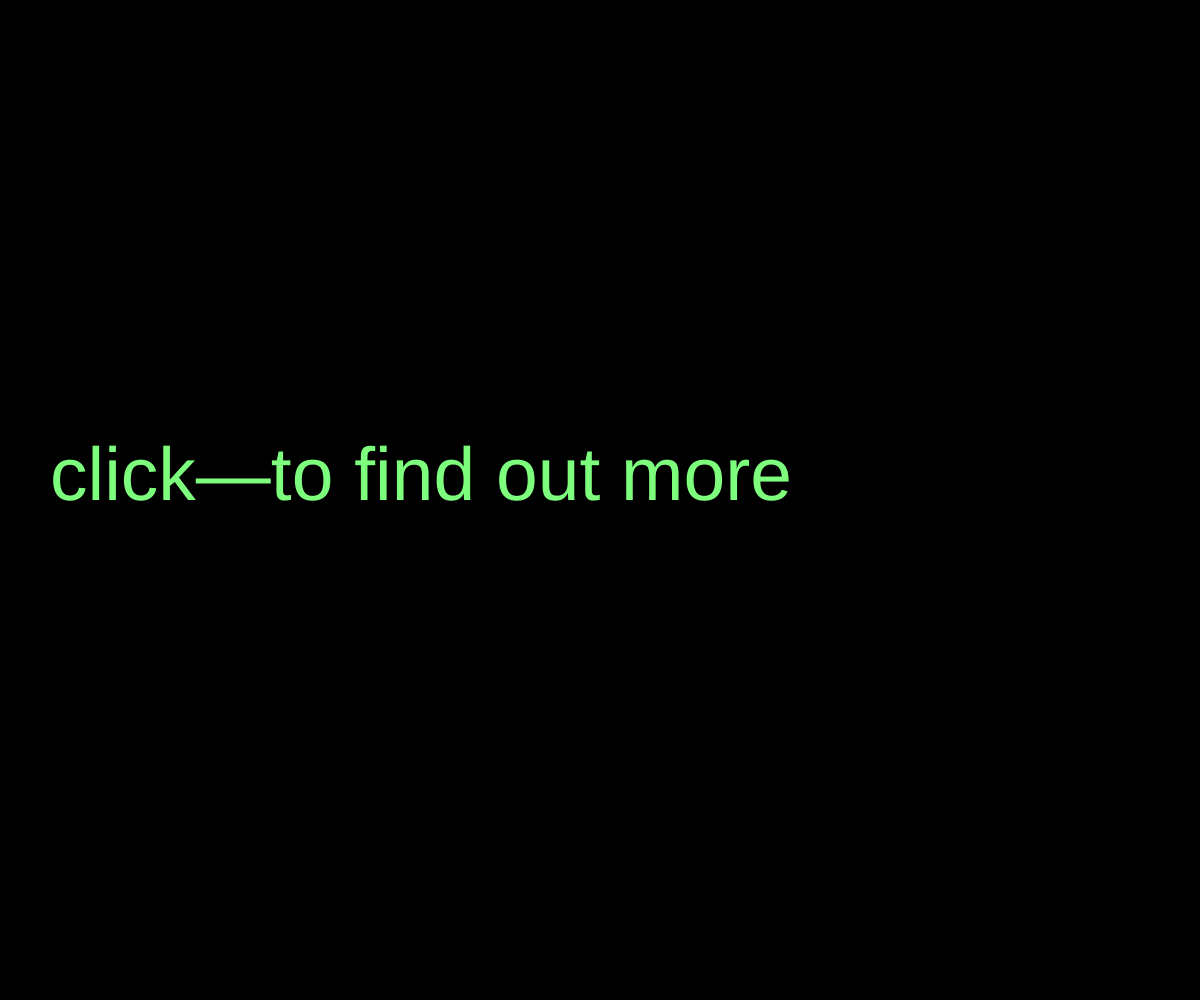
Frame 1 (no input)
Frame 60 (no input): identical to frame 1, image omitted
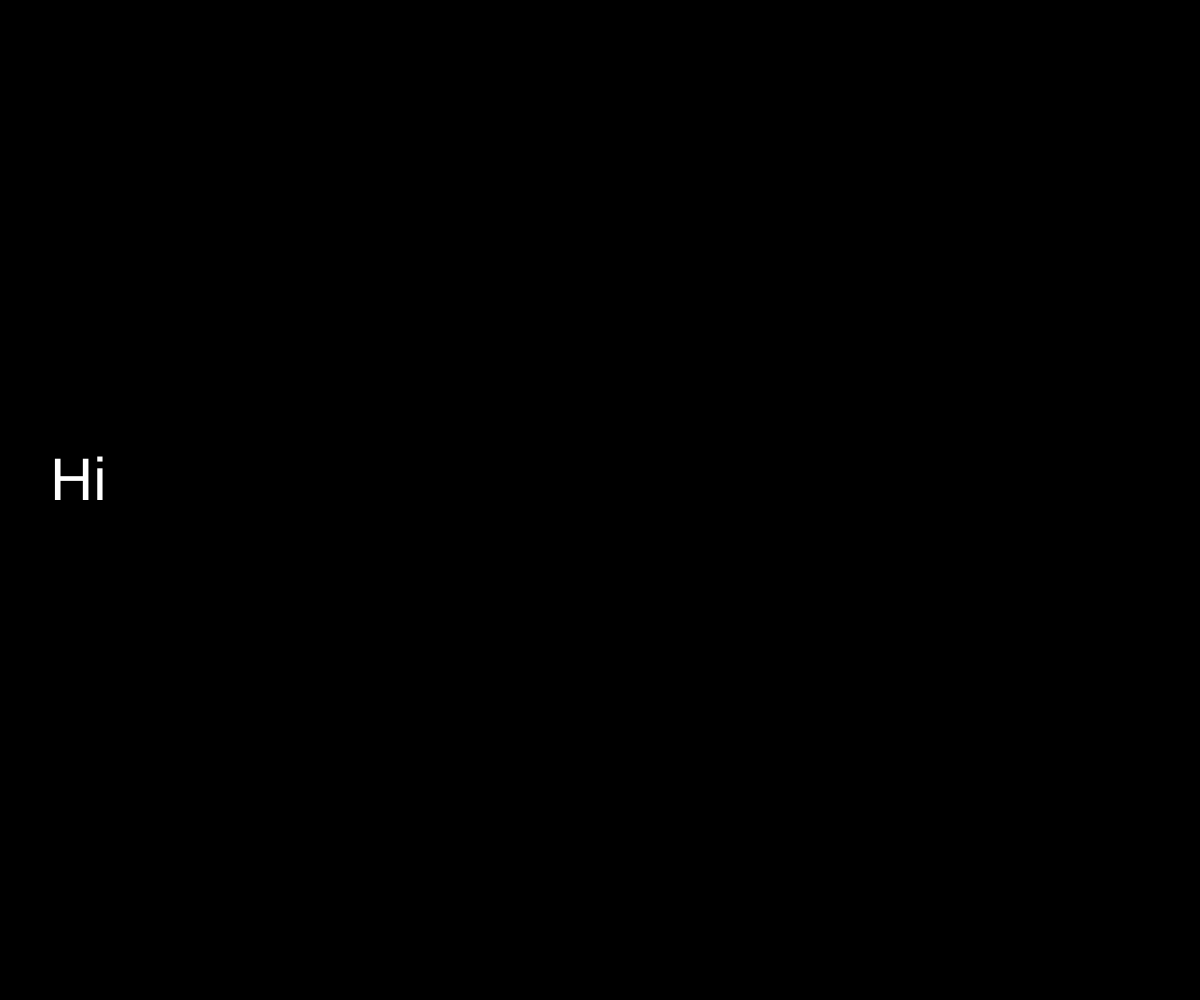
Frame 120 (the mouse pressed at the canvas centre since frame 60)

The p5.js sketch that drew these frames (run headless with seeded random() and noise() and a simulated clock; from frame 60 on, the mouse is pressed at the canvas centre):

// p5.js sketch
// ── sketch.js

var me = ["Hi", "My", "name", "is", "Michelle", "I", "love", "fish tacos", "and", "margaritas"];
var index = 0;



function setup() {
  createCanvas(windowWidth, windowHeight);
    background(0);
    fill(random(175), 255, 125);
    textSize(75);
    text("click—to find out more", 50, height/2);
}

function draw() {
  
}


function mousePressed(){
    background(0);
    fill("#FFFFFF");
    textSize(60);
    text(me[index], 50, height/2);
    index = index +1;
    
    if(index == me.length){
        index = 0;
    }
    
}
